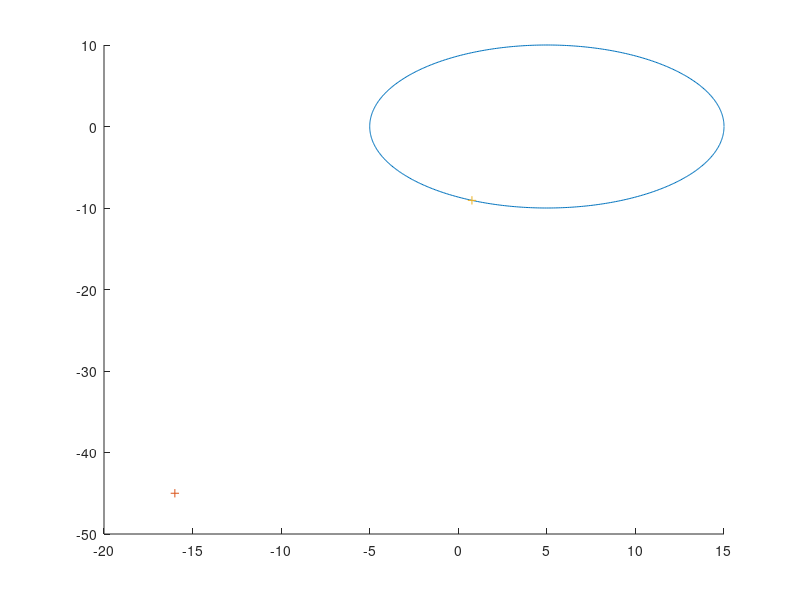

Source code (MATLAB):
%by Seb

clear all;
close all;
clc;

%---données---
xp=-16;
yp=-45;
rc=10;
xc=5;
yc=0;
xf=0.771145;
yf=-9.061831;


theta = 0:0.01:2*pi;
figure;
hold on;

xcercle=rc*cos(theta)+xc;
ycercle=rc*sin(theta)+yc;

plot(xcercle, ycercle)
plot(xp, yp,'+')
plot(xf, yf,'+')
